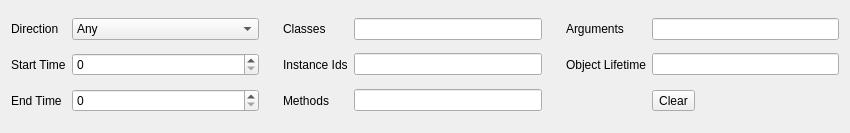
<?xml version="1.0" encoding="UTF-8"?>
<ui version="4.0">
 <class>Filter</class>
 <widget class="QWidget" name="Filter">
  <property name="geometry">
   <rect>
    <x>0</x>
    <y>0</y>
    <width>850</width>
    <height>133</height>
   </rect>
  </property>
  <property name="windowTitle">
   <string>Form</string>
  </property>
  <layout class="QGridLayout" name="gridLayout" columnstretch="0,1,0,0,1,0,0,1" columnminimumwidth="0,0,18,0,0,18,0,0">
   <item row="0" column="0">
    <widget class="QLabel" name="label">
     <property name="text">
      <string>Direction</string>
     </property>
    </widget>
   </item>
   <item row="0" column="1">
    <widget class="QComboBox" name="direction">
     <item>
      <property name="text">
       <string>Any</string>
      </property>
     </item>
     <item>
      <property name="text">
       <string>From Compositor</string>
      </property>
     </item>
     <item>
      <property name="text">
       <string>To Compositor</string>
      </property>
     </item>
    </widget>
   </item>
   <item row="0" column="3">
    <widget class="QLabel" name="label_4">
     <property name="text">
      <string>Classes</string>
     </property>
    </widget>
   </item>
   <item row="0" column="4">
    <widget class="QLineEdit" name="classes">
     <property name="toolTip">
      <string>Space separated list of class names</string>
     </property>
    </widget>
   </item>
   <item row="0" column="6">
    <widget class="QLabel" name="label_7">
     <property name="text">
      <string>Arguments</string>
     </property>
    </widget>
   </item>
   <item row="0" column="7">
    <widget class="QLineEdit" name="arguments">
     <property name="toolTip">
      <string>Space separated list of argument values
(all have to match for any method call)</string>
     </property>
    </widget>
   </item>
   <item row="1" column="0">
    <widget class="QLabel" name="label_2">
     <property name="text">
      <string>Start Time</string>
     </property>
    </widget>
   </item>
   <item row="1" column="1">
    <widget class="QSpinBox" name="timeMin"/>
   </item>
   <item row="1" column="2">
    <spacer name="horizontalSpacer">
     <property name="orientation">
      <enum>Qt::Orientation::Horizontal</enum>
     </property>
     <property name="sizeHint" stdset="0">
      <size>
       <width>18</width>
       <height>20</height>
      </size>
     </property>
    </spacer>
   </item>
   <item row="1" column="3">
    <widget class="QLabel" name="label_5">
     <property name="text">
      <string>Instance Ids</string>
     </property>
    </widget>
   </item>
   <item row="1" column="4">
    <widget class="QLineEdit" name="instances">
     <property name="toolTip">
      <string>Space separated list of instance ids</string>
     </property>
    </widget>
   </item>
   <item row="1" column="5">
    <spacer name="horizontalSpacer_2">
     <property name="orientation">
      <enum>Qt::Orientation::Horizontal</enum>
     </property>
     <property name="sizeHint" stdset="0">
      <size>
       <width>18</width>
       <height>20</height>
      </size>
     </property>
    </spacer>
   </item>
   <item row="1" column="6">
    <widget class="QLabel" name="label_8">
     <property name="text">
      <string>Object Lifetime</string>
     </property>
    </widget>
   </item>
   <item row="1" column="7">
    <widget class="QLineEdit" name="lifetime">
     <property name="toolTip">
      <string>Space separated list of object specifiers (class@instanceId)</string>
     </property>
    </widget>
   </item>
   <item row="2" column="0">
    <widget class="QLabel" name="label_3">
     <property name="text">
      <string>End Time</string>
     </property>
    </widget>
   </item>
   <item row="2" column="1">
    <widget class="QSpinBox" name="timeMax"/>
   </item>
   <item row="2" column="3">
    <widget class="QLabel" name="label_6">
     <property name="text">
      <string>Methods</string>
     </property>
    </widget>
   </item>
   <item row="2" column="4">
    <widget class="QLineEdit" name="methods">
     <property name="toolTip">
      <string>Space separated list of methods</string>
     </property>
    </widget>
   </item>
   <item row="2" column="7">
    <widget class="QToolButton" name="clear">
     <property name="text">
      <string>Clear</string>
     </property>
     <property name="icon">
      <iconset theme="QIcon::ThemeIcon::EditClear"/>
     </property>
     <property name="toolButtonStyle">
      <enum>Qt::ToolButtonStyle::ToolButtonTextBesideIcon</enum>
     </property>
     <property name="autoRaise">
      <bool>false</bool>
     </property>
    </widget>
   </item>
  </layout>
 </widget>
 <resources/>
 <connections/>
</ui>
